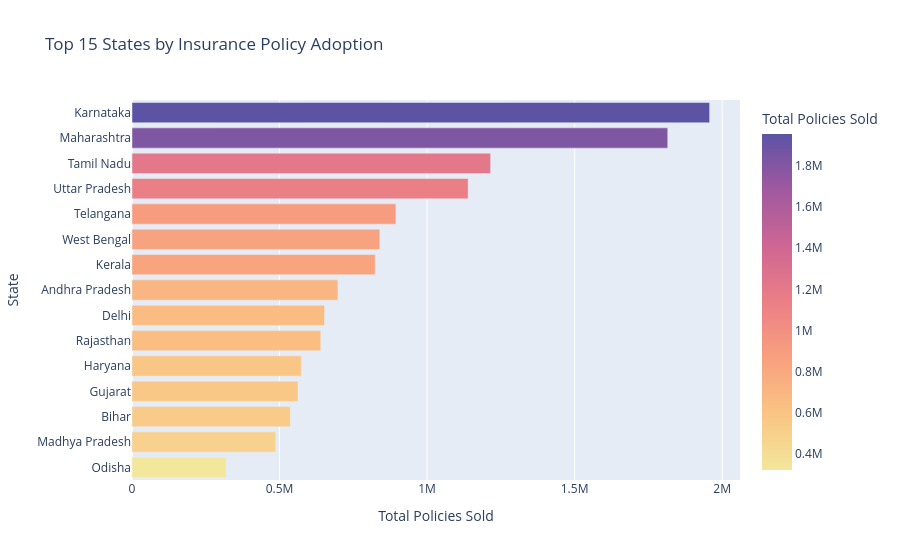

This figure's notebook cell:
### Markdown cell above
#### Chart - 6: Top States by Insurance Adoption

### Code cell
# Chart - 6 visualization code
# Bivariate Analysis: State vs Total Insurance Policies
df_ins = pd.read_sql_query("""
    SELECT State, SUM(Count) as Total_Policies 
    FROM Aggregated_insurance 
    GROUP BY State 
    ORDER BY Total_Policies DESC 
    LIMIT 15
""", conn)

fig6 = px.bar(df_ins, x='Total_Policies', y='State', orientation='h',
             title='Top 15 States by Insurance Policy Adoption',
             labels={'Total_Policies': 'Total Policies Sold', 'State': 'State'},
             color='Total_Policies', color_continuous_scale=px.colors.sequential.Sunset)
fig6.update_layout(yaxis={'categoryorder':'total ascending'})
fig6.show()

### Figure 1 — Plotly figure (JSON) as saved in the notebook; plotly's stock layout.template omitted (floating-point values rounded to 4 significant figures)
{"data": [{"hovertemplate": "Total Policies Sold=%{marker.color}<br>State=%{y}<extra></extra>", "legendgroup": "", "marker": {"color": [1957404, 1815539, 1215269, 1139153, 894342, 839715, 824235, 697769, 652514, 639684, 573738, 562595, 536592, 487180, 318769], "coloraxis": "coloraxis", "pattern": {"shape": ""}}, "name": "", "orientation": "h", "showlegend": false, "textposition": "auto", "type": "bar", "x": [1957404, 1815539, 1215269, 1139153, 894342, 839715, 824235, 697769, 652514, 639684, 573738, 562595, 536592, 487180, 318769], "xaxis": "x", "y": ["Karnataka", "Maharashtra", "Tamil Nadu", "Uttar Pradesh", "Telangana", "West Bengal", "Kerala", "Andhra Pradesh", "Delhi", "Rajasthan", "Haryana", "Gujarat", "Bihar", "Madhya Pradesh", "Odisha"], "yaxis": "y"}], "layout": {"barmode": "relative", "coloraxis": {"colorbar": {"title": {"text": "Total Policies Sold"}}, "colorscale": [[0, "rgb(243, 231, 155)"], [0.1667, "rgb(250, 196, 132)"], [0.3333, "rgb(248, 160, 126)"], [0.5, "rgb(235, 127, 134)"], [0.6667, "rgb(206, 102, 147)"], [0.8333, "rgb(160, 89, 160)"], [1, "rgb(92, 83, 165)"]]}, "legend": {"tracegroupgap": 0}, "title": {"text": "Top 15 States by Insurance Policy Adoption"}, "xaxis": {"anchor": "y", "domain": [0, 1], "title": {"text": "Total Policies Sold"}}, "yaxis": {"anchor": "x", "categoryorder": "total ascending", "domain": [0, 1], "title": {"text": "State"}}}}
